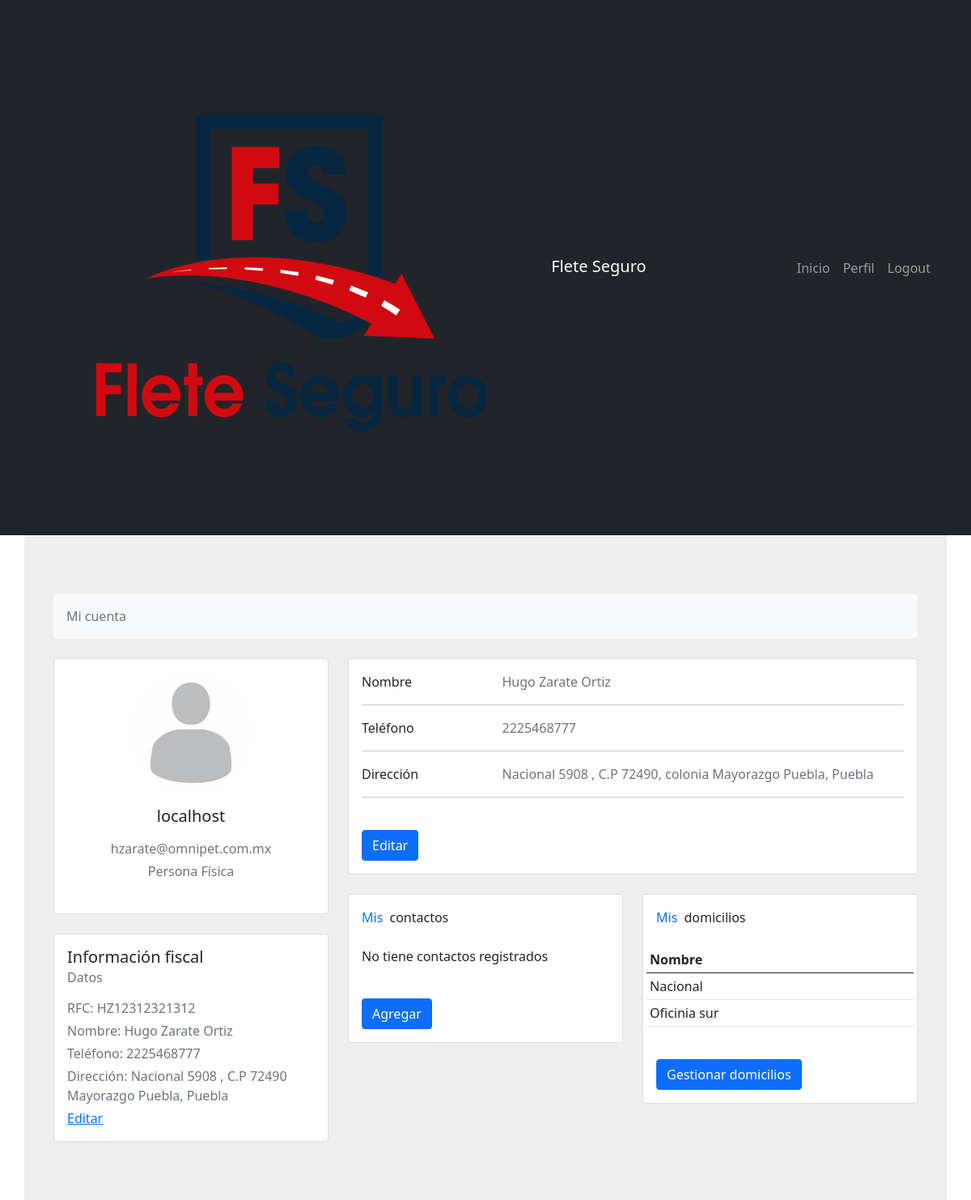
Before: /usuarios/perfil/ (signed in) with the older database file.
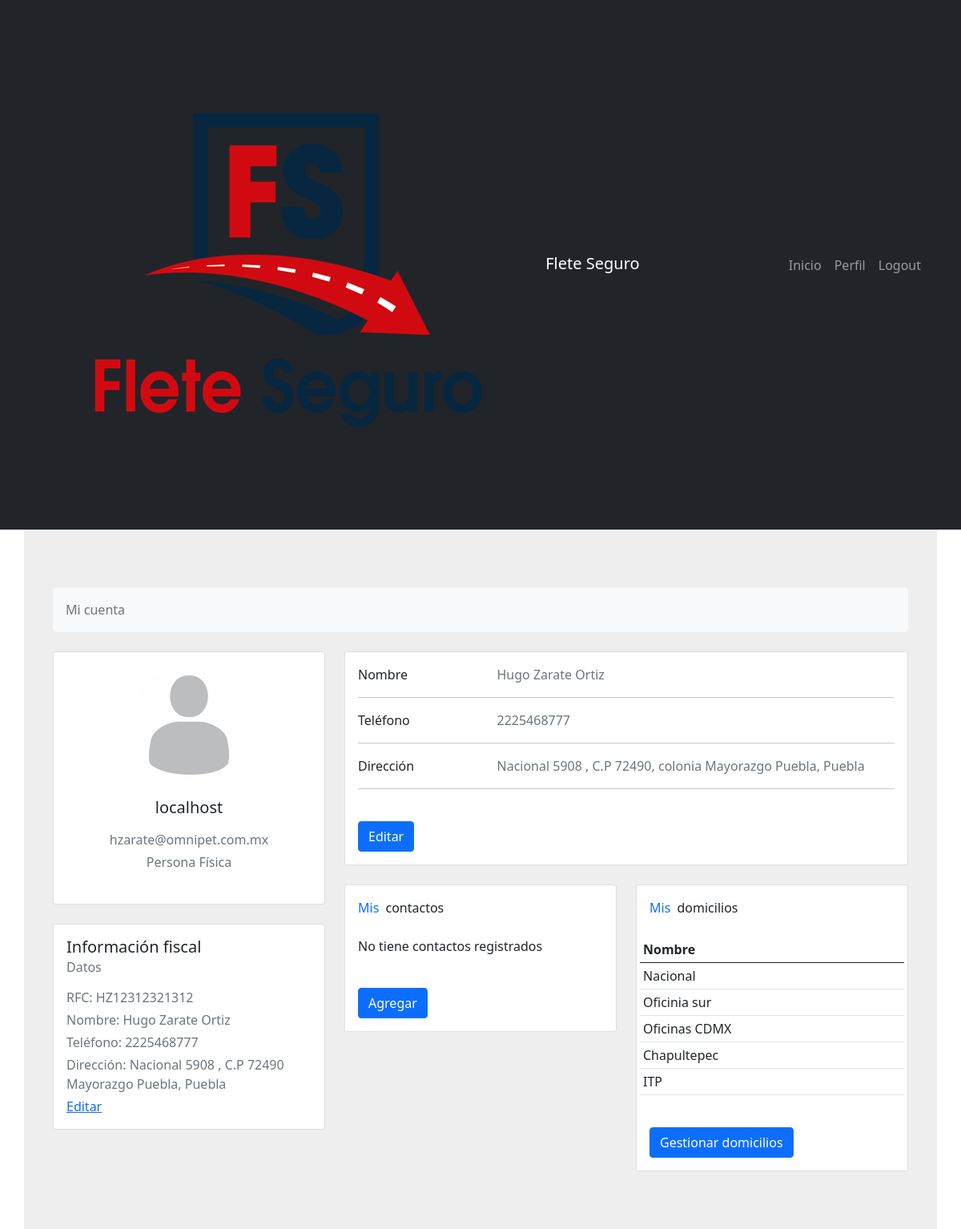
After: the same page with the newer database file.
### fletes/models.py (models this page shows, shortened)
class Domicilios(models.Model):
    cliente_id = models.ForeignKey(Cliente, on_delete=models.CASCADE)
    creado = models.DateTimeField(editable=False)
    modificado = models.DateTimeField()
    nombre = models.CharField(verbose_name="Nombre para identificar domicilio", max_length=100)
    calle = models.CharField(verbose_name="Calle", max_length=100)
    num_ext = models.CharField(verbose_name="Numero exterior", max_length=100)
    num_int = models.CharField(verbose_name="Numero interior", max_length=100, default="", blank=True)
    colonia = models.CharField(verbose_name="Colonia", max_length=100)
    municipio = models.CharField(verbose_name="Municipio o alcadía", max_length=100)
    cp = models.CharField(verbose_name="Código postal",max_length=100,)
    estado = models.CharField(verbose_name="Estado", choices=ESTADOS, max_length=40)
    referencias = models.TextField(verbose_name="Refrencias del domicilio")
    longitud = models.FloatField(verbose_name="Longitud", null=True, blank=True)
    latitud = models.FloatField(verbose_name="Latitud", null=True, blank=True)
    is_valid = models.BooleanField(verbose_name="Es válido", default=False)
    google_format = models.CharField(verbose_name="Dirección completa", max_length=100, null=True, blank=True)
    google_place_id = models.CharField(verbose_name="Google place ID", max_length=100, null=True, blank=True)
    slug = models.SlugField(null=True, blank=True)

### usuarios/views.py (the view)
# urls.py: path('perfil/', login_required(ProfileView.as_view()), name='profile-user'),
class ProfileView(DetailView):
    model = MyUser
    template_name = 'usuarios/perfil.html'
    def get_object(self):
        return get_object_or_404(MyUser, pk=self.request.user.id)
    def get_context_data(self, *args, **kwargs):
        context = super().get_context_data(*args, **kwargs)
        current_user = self.request.user
        contactos = Contacto.objects.filter(user=current_user.id)
        unidades = Unidades.objects.filter(user=current_user.id)
        context['domicilios'] = Domicilios.objects.filter(cliente_id=current_user.id)
        context['contactos'] = contactos
        context['unidades'] = unidades
        return context

### usuarios/models.py (called while the page is built)
    @property
    def is_cliente(self):
        return self.es_cliente == True

    @property
    def is_empresa(self):
        return self.es_empresa == True

    @property
    def has_info(self):
        if self.telefono == "" and self.municipio == "":
            return False
        else:
            return True

    @property
    def has_rfc(self):
        if self.rfc == "":
            return False
        else:
            return True

### usuarios/templates/usuarios/perfil.html (shortened to what the changed rows need)
{% extends 'base.html' %}
{% load crispy_forms_tags %}
{% block content %}
    <section style="background-color: #eee;">
        <div class="container py-5 mt-4">
            {% if object.is_cliente %}
            <div class="row">
                <div class="col-lg-8">
                    <div class="row">
                        <div class="col-md-6">
                            <div class="card mb-4">
                                <div class="card-body">
                                    <div class="row">
                                        {% if domicilios %}
                                        <table class="table table-sm">
                                            <thead>
                                            <tr>
                                                <th scope="col">Nombre</th>
                                            </tr>
                                            </thead>
                                            <tbody>
                                                {% for domicilio in domicilios %}
                                                <tr>
                                                    <td>{{ domicilio.nombre }}</td>
                                                </tr>
                                                {% endfor %}
                                            </tbody>
                                        </table>
                                        {% else %}
                                        <p>Añade dos o más domicilios para generar tus solicitudes, dado que se requiere de origen-destino para generar una ruta.</p>
                                        {% endif %}
                                    </div>
                                </div>
                            </div>
                        </div>
                    </div>
                </div>
            </div>
            {% endif %}
        </div>
    </section>
{% endblock content %}

Changed rows visible on the page:
added Domicilios: nombre "Oficinas CDMX"
added Domicilios: nombre "Chapultepec"
added Domicilios: nombre "ITP"
